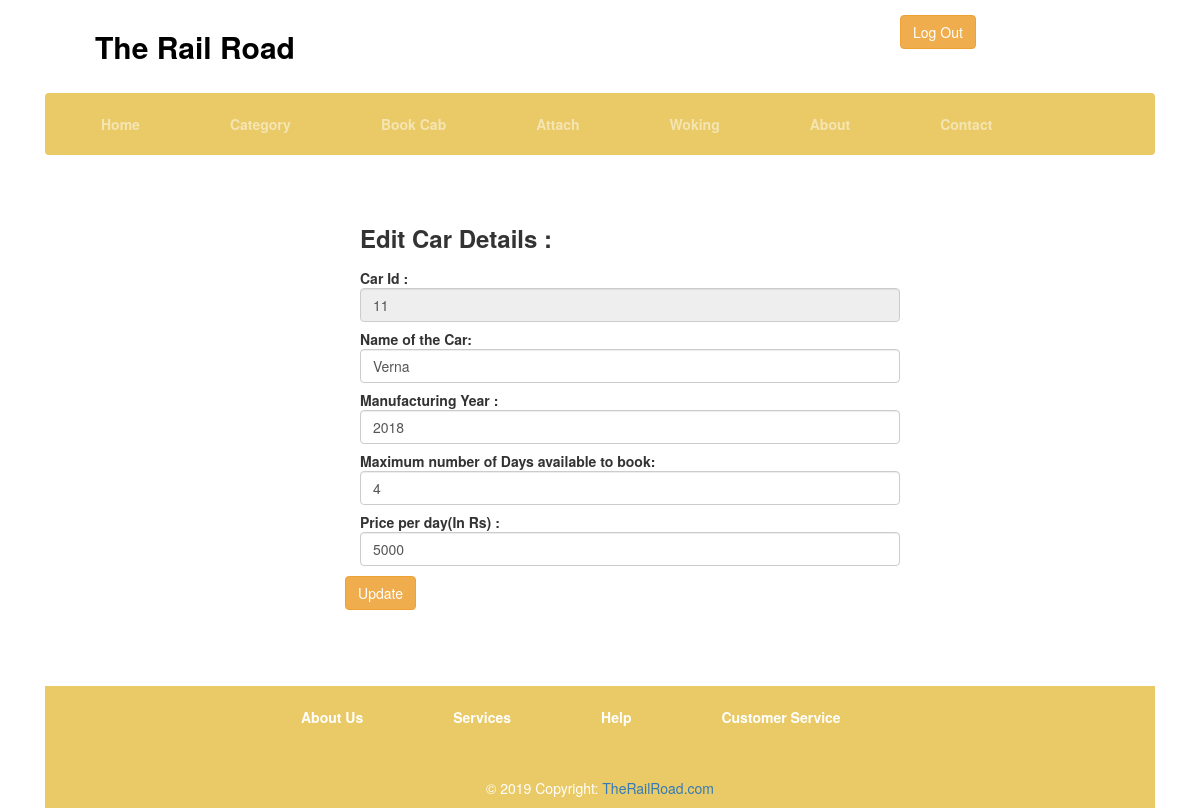
The page /caredit.php?id=11 (signed in) on the database its author committed.
### tables this page shows
CREATE TABLE `cars` (
  `cid` int(100) NOT NULL,
  `drivid` int(100) NOT NULL,
  `cname` varchar(100) NOT NULL,
  `cyear` int(100) NOT NULL,
  `ctype` varchar(100) NOT NULL,
  `cdays` int(100) NOT NULL,
  `cprice` int(100) NOT NULL,
  `image` varchar(100) NOT NULL
);

### caredit.php (the view, shortened to what this page needs)
<?php
include 'dheader.php';
include 'dbconnections.php';
$id=$_GET['id'];
$sql="SELECT * from cars where cid='$id'";
$res=mysqli_query($con,$sql);
$row=mysqli_fetch_array($res);
	$name=$row['cname'];
	$year=$row['cyear'];
	$adays=$row['cdays'];
	$price=$row['cprice'];
?>
<!DOCTYPE html>
<html>
<head>
  <link rel="stylesheet" href="https://maxcdn.bootstrapcdn.com/bootstrap/3.4.0/css/bootstrap.min.css">
</head>
<body>
 <div class = "container">
  <div class="row">
    <div class="col col-md-3 mt-5 ml-4"></div>
    <div class="col col-md-6 mt-5 ml-4">
    <h3><b>Edit Car  Details :</b></h3>
    	<form class="form-horizontal" method="post" action="cedit2.php" enctype="multipart/form-data">
        <div class="form-goup">
        	<div class="form-goup">
          <label class="control-label">Car Id : </label>
          <input type="text" class="form-control" id="id" value="<?php echo $id ;?>" name="id" readonly>
        </div>
          <label class="control-label">Name of the Car: </label>
          <input type="text" class="form-control" id="name" value="<?php echo $name ;?>" placeholder="Enter Car name" name="ucar">
        </div>
        <div class="form-goup">
          <label class="control-label">Manufacturing Year : </label>
          <input type="text" class="form-control" id="email" value="<?php echo $year ;?>" placeholder="Enter the Manufacturing Year" name="uyear">
        </div>
        <div class="form-goup">
          <label class="control-label">Maximum number of Days available to book: </label>
          <input type="text" class="form-control" id="password" value="<?php echo $adays ;?>" placeholder="Enter number of Days" name="umax">
        </div>
        <div class="form-goup">
          <label class="control-label">Price per day(In Rs) : </label>
          <input type="text" class="form-control" id="password" value="<?php echo $price ;?>" placeholder="Enter the prive in Rs" name="uprice">
        </div>
          <div class="form-group">
            <button type="submit" class="btn btn-warning mt-3" name="update">Update</button>
            </div>
      </form>
        </div>
      <div class="col col-md-3 mt-5 ml-4"></div>
 	</div>
</div>
<?php include 'footer.php'; ?>
</body>
</html>

### rows shown on the page
cars: ucar "Verna", uyear "2018", umax "4", uprice "5000"
